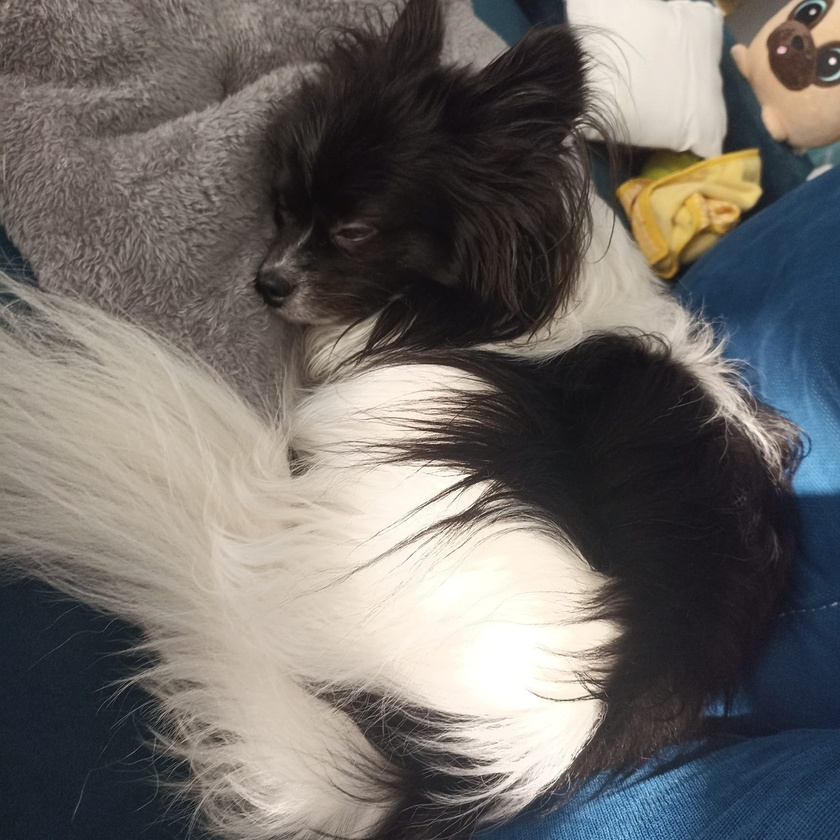
#> input picture Programowanie obiektowe/Wykład 5 (Obiekty w pythonie)/hugo.jpeg, 840 x 840 px, shrunk from 1736 x 1736 before the run
$ jupyter execute algebra.ipynb
#> lines starting #> are read from the running program, lines starting #| are printed output that depends on the picture
[cell 1]
import numpy as np
import cv2
import matplotlib.pyplot as plt

[cell 2]
img = cv2.imread("hugo.jpeg")
#> img is the input picture: shape (840, 840, 3); mean B, G, R 103.4, 106.8, 110.8
img = cv2.cvtColor(img, cv2.COLOR_BGR2RGB)
plt.axis('off')
plt.imshow(img)
plt.show()

[cell 3]
plt.axis('off')
plt.imshow(img//2)
plt.show()

[cell 4]
r = img.copy()
r[:, :, 1] = 0.5 * r[:, :, 1]
r[:, :, 2] = 0.5 * r[:, :, 2]
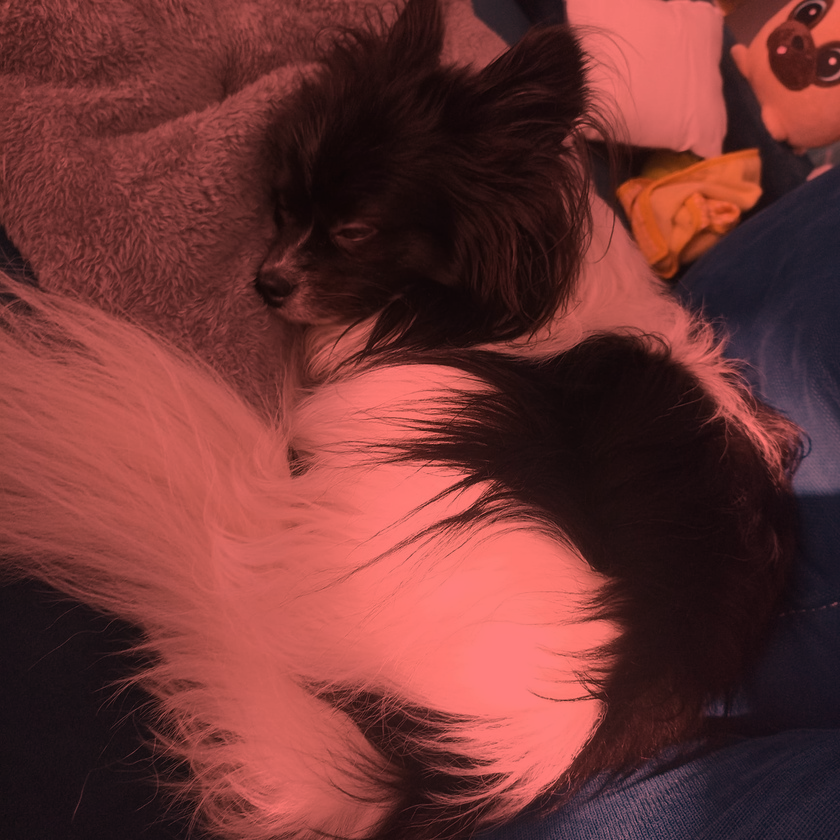
#> r: shape (840, 840, 3); mean R, G, B 110.8, 53.1, 51.4
plt.axis('off')
plt.imshow(r)
plt.show()

[cell 5]
g = img.copy()
g[:, :, 0] = 0
g[:, :, 2] = 0
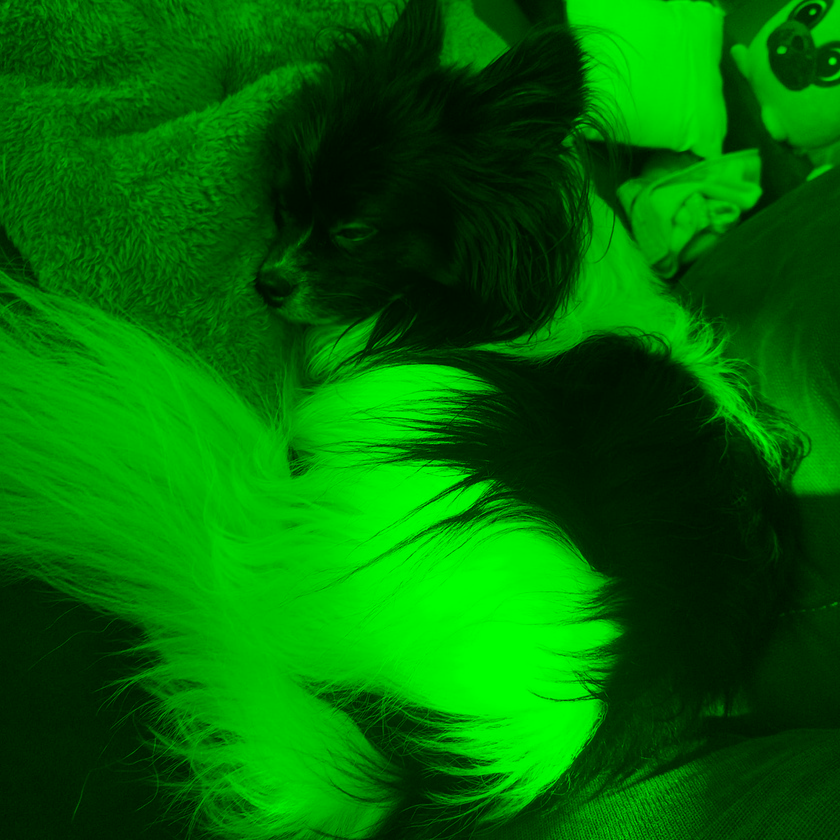
#> g: shape (840, 840, 3); mean R, G, B 0, 106.8, 0
plt.axis('off')
plt.imshow(g)
plt.show()

[cell 6]
b = img.copy()
b[:, :, 0] = 0
b[:, :, 1] = 0
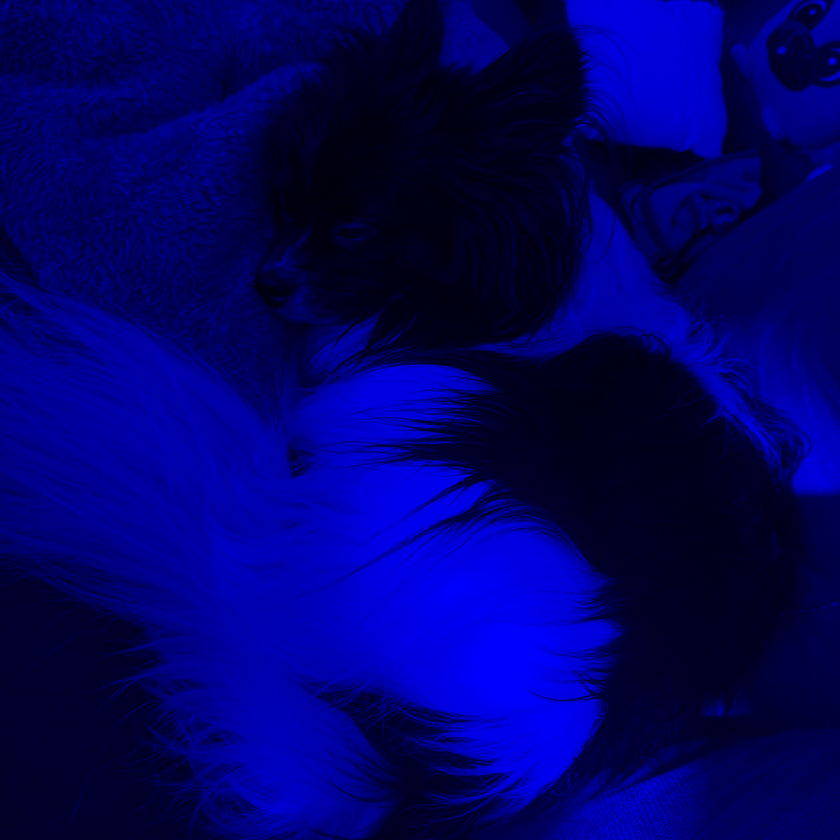
#> b: shape (840, 840, 3); mean R, G, B 0, 0, 103.4
plt.axis('off')
plt.imshow(b)
plt.show()

## Suma obrazów

[cell 7]
plt.axis('off')
plt.imshow(g+b)
plt.show()

[cell 8]
plt.axis('off')
plt.imshow(r+b)
plt.show()

[cell 9]
plt.axis('off')
plt.imshow(r+g)
plt.show()

[cell 10]
plt.axis('off')
plt.imshow((r+b+g))
plt.show()
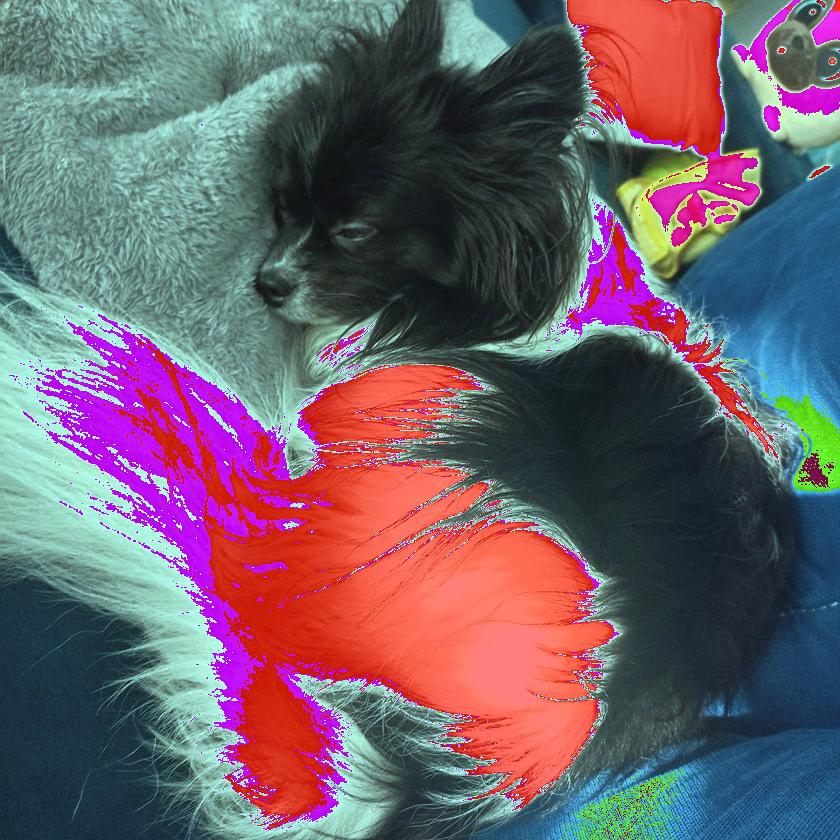
#> shown: shape (840, 840, 3); mean R, G, B 110.8, 96.3, 107

# Translacja o wektor

$$
    \left[\begin{matrix}
    x' \\ y' \\ 1
    \end{matrix}\right] =
    \left[\begin{matrix}
    1 & 0 &t_x \\ 0 & 1 &t_y \\ 0 & 0 & 1
    \end{matrix}\right] *

    \left[\begin{matrix}
    x \\ y \\ 1
    \end{matrix}\right]

$$

$$ x' = x + t_x $$
$$ y' = y + t_y $$

[cell 11]
t_x = 200
t_y = 200
Mt = np.float32([[1, 0, t_x],
                [0, 1, t_y],
                [0, 0, 1]])

[cell 12]
rows, cols, dim = img.shape
#> rows = 840; cols = 840; dim = 3
translated_img = cv2.warpPerspective(img, Mt, (cols + t_y, rows + t_x))
plt.axis('off')
plt.imshow(translated_img)
plt.show()

# Skalowanie

$$
    \left[\begin{matrix}
    x' \\ y' \\ 1
    \end{matrix}\right] =
    \left[\begin{matrix}
    s_x & 0 &0 \\ 0 & s_y & 0 \\ 0 & 0 & 1
    \end{matrix}\right] *

    \left[\begin{matrix}
    x \\ y \\ 1
    \end{matrix}\right]

$$

$$ x' = s_x *x $$
$$ y' = s_y* y $$

[cell 13]
s_x = 0.75
s_y = 0.75
Ms = np.float32([[s_x, 0  , 0],
            	[0,   s_y, 0],
            	[0,   0,   1]])

[cell 14]
rows, cols, dim = img.shape
translated_img = cv2.warpPerspective(img, Ms, (cols, rows))
#> translated_img: shape (840, 840, 3)
plt.axis('off')
plt.imshow(translated_img)
plt.show()

# Ścinanie obrazu (Shearing)

$$
    \left[\begin{matrix}
    x' \\ y' \\ 1
    \end{matrix}\right] =
    \left[\begin{matrix}
    1 & sh_x &0 \\ sh_y & 1 & 0 \\ 0 & 0 & 1
    \end{matrix}\right] *

    \left[\begin{matrix}
    x \\ y \\ 1
    \end{matrix}\right]

$$

$$ x' = x + sh_x * y$$
$$ y' = y + sh_y * x $$

[cell 15]
sh_x = 0
sh_y = 0.5
Msh = np.float32([[1, sh_x  , 0],
            	[sh_y,   1, 0],
            	[0,   0,   1]])

[cell 16]
rows, cols, dim = img.shape
translated_img = cv2.warpPerspective(img, Msh, (cols, rows))
plt.axis('off')
plt.imshow(translated_img)
plt.show()

## Odbice lustrzane

- oś x
$$
    \left[\begin{matrix}
    x' \\ y' \\ 1
    \end{matrix}\right] =
    \left[\begin{matrix}
    1 & 0 &0 \\ 0 & -1 & rows \\ 0 & 0 & 1
    \end{matrix}\right] *

    \left[\begin{matrix}
    x \\ y \\ 1
    \end{matrix}\right]

$$
- oś y
$$
\left[\begin{matrix}
    x' \\ y' \\ 1
    \end{matrix}\right] =
    \left[\begin{matrix}
    -1 & 0 & cols \\ 0 & 1 & 0 \\ 0 & 0 & 1
    \end{matrix}\right] *

    \left[\begin{matrix}
    x \\ y \\ 1
    \end{matrix}\right]
$$

- oś x
$$ x' = x$$
$$ y' = -y + rows $$

- oś y
$$ x' = -x + cols$$
$$ y' = y  $$

[cell 17]
rows, cols, dim = img.shape

Mx = np.float32([[1, 0  , 0],
            	[0,   -1, rows],
            	[0,   0,   1]])
#> Mx = [[1, 0, 0], [0, -1, 840], [0, 0, 1]]

My = np.float32([[-1, 0  , cols],
            	[0,   1, 0],
            	[0,   0,   1]])
#> My = [[-1, 0, 840], [0, 1, 0], [0, 0, 1]]

[cell 18]
translated_img = cv2.warpPerspective(img, Mx, (cols, rows))
plt.axis('off')
plt.imshow(translated_img)
plt.show()

[cell 19]
translated_img = cv2.warpPerspective(img, My, (cols, rows))
plt.axis('off')
plt.imshow(translated_img)
plt.show()

## Rotacja o zadany kąt

$$
\left[\begin{matrix}
    x' \\ y' \\ 1
    \end{matrix}\right] =
    \left[\begin{matrix}
    \cos(\alpha) & -\sin(\alpha) & 0 \\ \sin(\alpha)  & \cos(\alpha) & 0 \\ 0 & 0 & 1
    \end{matrix}\right] *

    \left[\begin{matrix}
    x \\ y \\ 1
    \end{matrix}\right]
$$

$$ x' = x* \cos(\alpha) - y*\sin(\alpha)$$
$$ y' = x* \sin(\alpha) + y*\cos(\alpha) $$

[cell 20]
angle = np.radians(45)
Mr = np.float32([[np.cos(angle), -(np.sin(angle)), 0],
            	[np.sin(angle), np.cos(angle), 0],
            	[0, 0, 1]])

[cell 21]
translated_img = cv2.warpPerspective(img, Mr, (cols, rows))
plt.axis('off')
plt.imshow(translated_img)
plt.show()

## Złoenie operacji

[cell 22]
Mt

[cell 23]
Ms

Mt*p potem Ms*p

$$tp = Mt*p$$

$$sp = Ms*tp$$

$$sp = Ms*Mt*p$$

[cell 24]
Mts = Ms @ Mt
print(Mts)
translated_img = cv2.warpPerspective(img, Mts, (cols, rows))
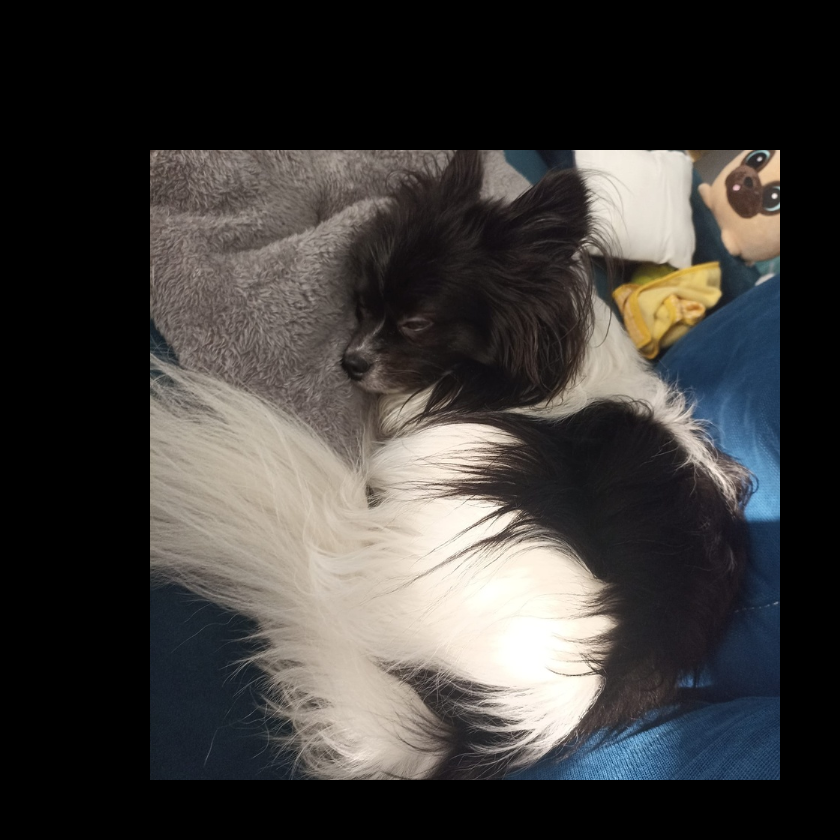
#> translated_img: shape (840, 840, 3); mean R, G, B 62.3, 60.1, 58.2
plt.axis('off')
plt.imshow(translated_img)
plt.show()

[cell 25]
Msht = Msh @ Mt @ Ms

print(Msht)
translated_img = cv2.warpPerspective(img, Msht, (cols, rows))
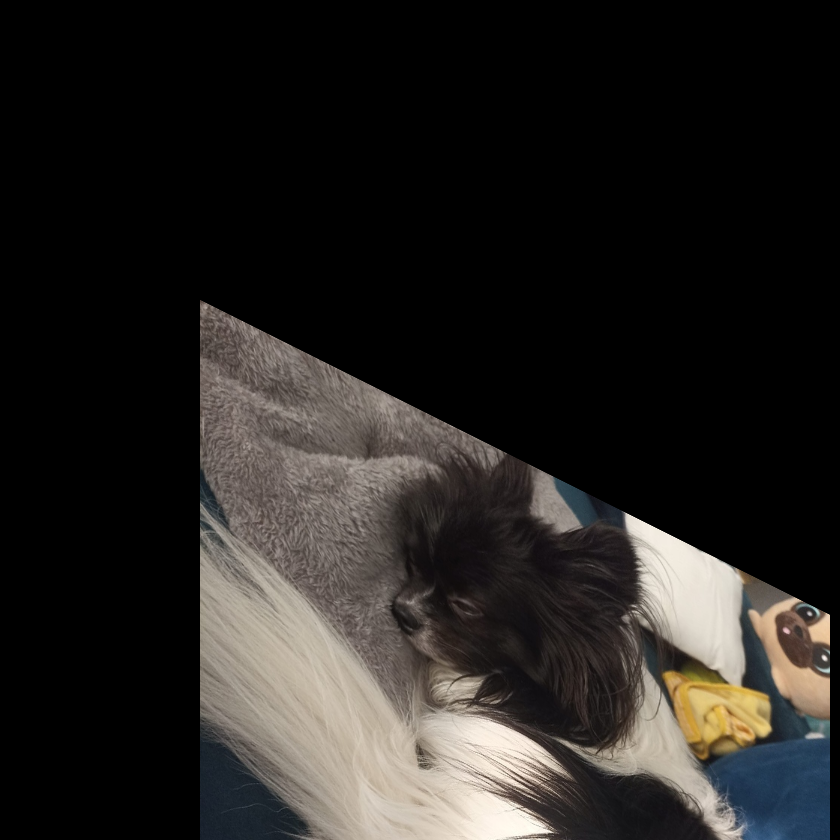
#> translated_img: shape (840, 840, 3); mean R, G, B 38.4, 35.9, 33.5
plt.axis('off')
plt.imshow(translated_img)
plt.show()
